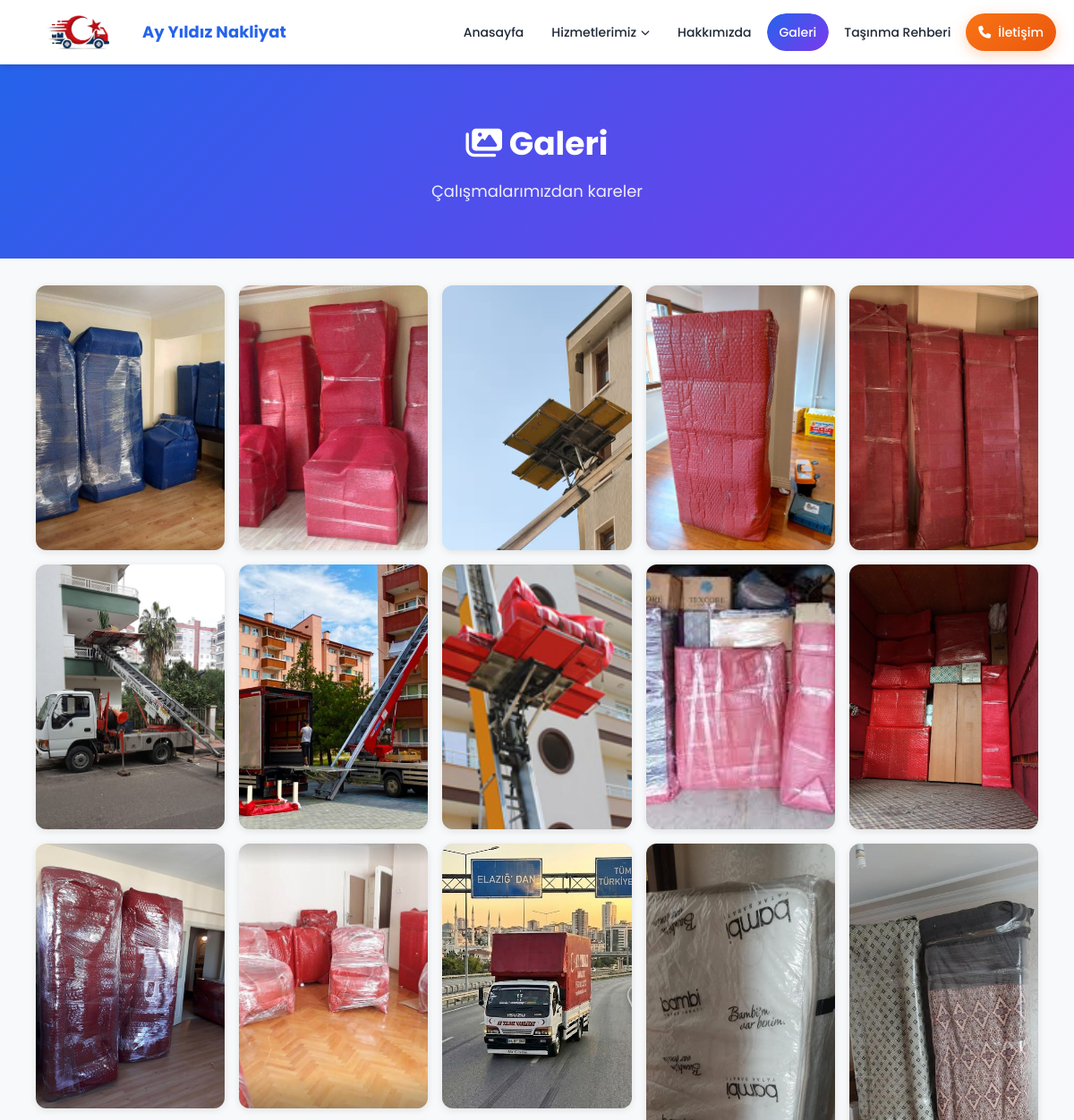
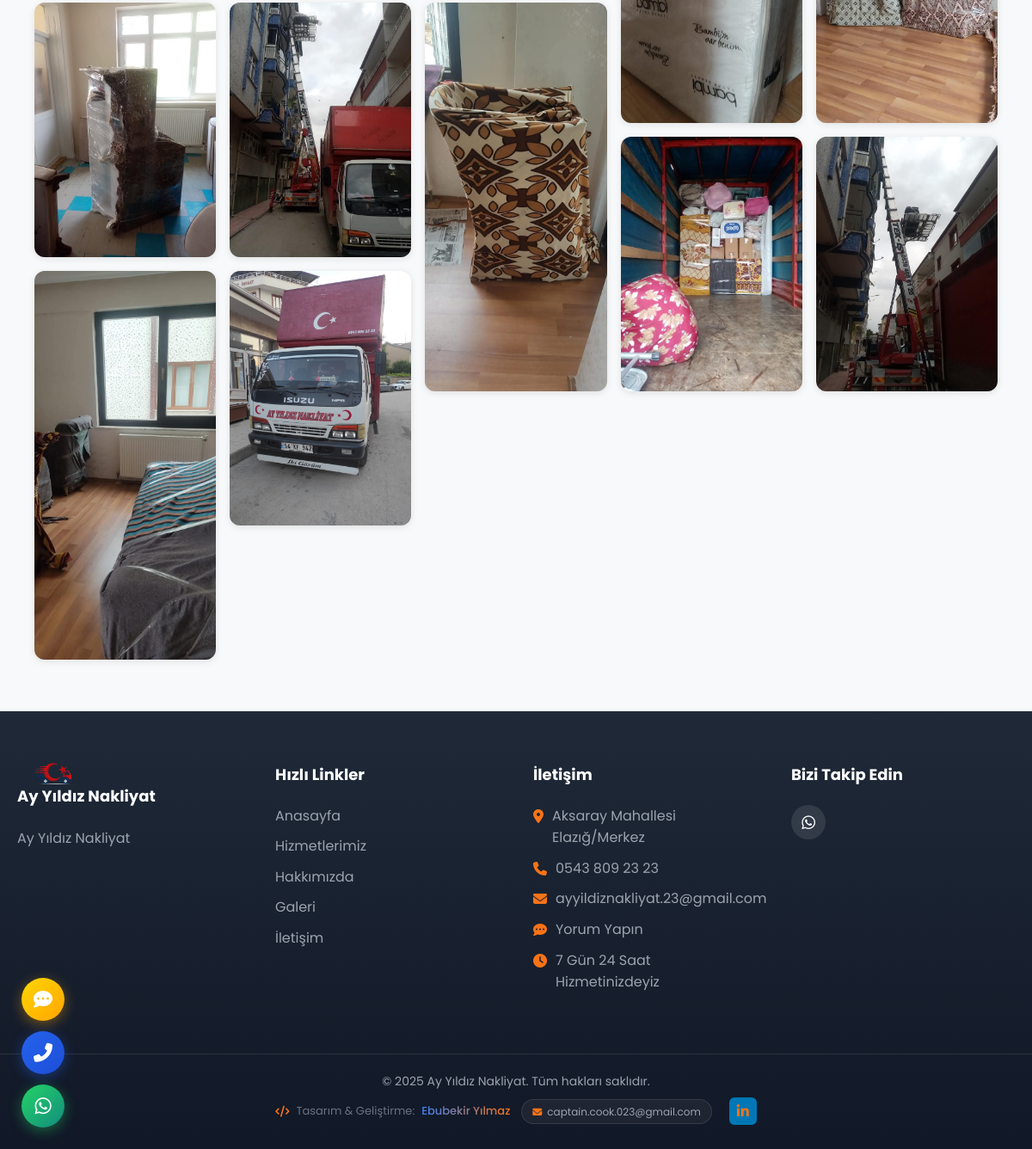
Page /galeri/ on the committed database (2 pictures, top to bottom).
### core/models.py (models this page shows, shortened)
class AboutUs(models.Model):
    title = models.CharField(max_length=200, verbose_name="Başlık")
    short_content = models.TextField(verbose_name="Kısa İçerik (Anasayfa için)", max_length=500)
    full_content = models.TextField(verbose_name="Tam İçerik")
    image = models.ImageField(upload_to='about/', verbose_name="Resim", blank=True, null=True)
    logo = models.ImageField(upload_to='logo/', verbose_name="Logo", blank=True, null=True)
    company_name = models.CharField(max_length=200, verbose_name="Firma Adı", default="Nakliye Firması")
    phone = models.CharField(max_length=20, verbose_name="Telefon", blank=True)
    email = models.EmailField(verbose_name="E-Mail", blank=True)
    address = models.TextField(verbose_name="Adres", blank=True)
    working_hours = models.CharField(max_length=100, verbose_name="Çalışma Saatleri", blank=True)
    facebook = models.URLField(blank=True, verbose_name="Facebook")
    instagram = models.URLField(blank=True, verbose_name="Instagram")
    twitter = models.URLField(blank=True, verbose_name="Twitter")
    whatsapp = models.CharField(max_length=20, blank=True, verbose_name="WhatsApp")
    class Meta:
        verbose_name = "Hakkımızda"
        verbose_name_plural = "Hakkımızda"

class GalleryImage(models.Model):
    title = models.CharField(max_length=200, verbose_name="Başlık", blank=True)
    image = models.ImageField(upload_to='gallery/', verbose_name="Resim")
    order = models.PositiveIntegerField(default=0, verbose_name="Sıra")
    is_active = models.BooleanField(default=True, verbose_name="Aktif")
    class Meta:
        verbose_name = "Galeri Resmi"
        verbose_name_plural = "Galeri Resimleri"
        ordering = ['order']

### core/views.py (the view)
# urls.py: path('galeri/', views.gallery, name='gallery'),
def gallery(request):
    context = {
        'images': GalleryImage.objects.filter(is_active=True),
        'about': get_about_info(),
    }
    return render(request, 'gallery.html', context)

### core/views.py (called while the page is built)
def get_about_info():
    return AboutUs.objects.first()

### custom_admin/context_processors.py (called while the page is built)
def admin_context(request):
    context = {}
    if hasattr(request, 'admin_user'):
        context['unread_count'] = ContactMessage.objects.filter(is_read=False).count()
    return context

### templates/gallery.html (shortened to what this page needs)
{% extends 'base.html' %}
{% load static %}
{% block content %}
<section class="page-header">
    <div class="container">
        <h1><i class="fas fa-images"></i> Galeri</h1>
        <p>Çalışmalarımızdan kareler</p>
    </div>
</section>
<section class="google-gallery-section">
    <div class="google-gallery-container">
        <div class="google-gallery-grid" id="galleryGrid">
            {% if images %}
                {% for image in images %}
                <div class="google-gallery-item" data-index="{{ forloop.counter0 }}" data-src="{{ image.image.url }}" data-title="{{ image.title|default:'Galeri Resmi' }}">
                    <img src="{{ image.image.url }}" alt="{{ image.title|default:'Galeri Resmi' }}" loading="lazy">
                </div>
                {% endfor %}
            {% endif %}
        </div>
    </div>
</section>
{% endblock %}

### templates/base.html (shortened to what this page needs)
{% load static %}
<!DOCTYPE html>
<html lang="tr">
<head>
    <link rel="stylesheet" href="https://cdnjs.cloudflare.com/ajax/libs/font-awesome/6.4.0/css/all.min.css">
    <link rel="stylesheet" href="{% static 'css/style.css' %}">
</head>
<body>
    <header class="header">
        <div class="header-main">
            <div class="container">
                <div class="header-main-content">
                    <div class="logo">
                        <a href="{% url 'home' %}">
                            {% if about.logo %}
                            <img src="{{ about.logo.url }}" alt="{{ about.company_name|default:'Ay Yıldız Nakliyat' }} Logo" class="logo-img">
                            {% else %}
                            <i class="fas fa-truck-moving logo-icon"></i>
                            {% endif %}
                            <h1>{{ about.company_name|default:"Ay Yıldız Nakliyat" }}</h1>
                        </a>
                    </div>
                    <nav class="main-nav" id="mainNav">
                        <ul>
                            <li><a href="{% url 'home' %}" class="nav-link {% if request.resolver_match.url_name == 'home' %}active{% endif %}"><span>Anasayfa</span></a></li>
                            <li class="has-dropdown">
                                <a href="{% url 'services' %}" class="nav-link {% if request.resolver_match.url_name == 'services' %}active{% endif %}">
                                    <span>Hizmetlerimiz</span> <i class="fas fa-chevron-down dropdown-icon"></i>
                                </a>
                            </li>
                            <li><a href="{% url 'about' %}" class="nav-link {% if request.resolver_match.url_name == 'about' %}active{% endif %}"><span>Hakkımızda</span></a></li>
                            <li><a href="{% url 'gallery' %}" class="nav-link {% if request.resolver_match.url_name == 'gallery' %}active{% endif %}"><span>Galeri</span></a></li>
                            <li><a href="{% url 'guide' %}" class="nav-link {% if request.resolver_match.url_name == 'guide' %}active{% endif %}"><span>Taşınma Rehberi</span></a></li>
                            <li><a href="{% url 'contact' %}" class="nav-link contact-btn {% if request.resolver_match.url_name == 'contact' %}active{% endif %}"><i class="fas fa-phone"></i> <span>İletişim</span></a></li>
                        </ul>
                    </nav>
                </div>
            </div>
        </div>
    </header>
    <main class="main-content">
        {% block content %}{% endblock %}
    </main>
    <footer class="footer">
        <div class="footer-main">
            <div class="container">
                <div class="footer-grid">
                    <div class="footer-section">
                        <h3>{% if about.logo %}<img src="{{ about.logo.url }}" alt="Logo" class="footer-logo-img">{% else %}<i class="fas fa-truck-moving"></i>{% endif %} {{ about.company_name|default:"Ay Yıldız Nakliyat" }}</h3>
                        <p>{{ about.short_content|default:"Profesyonel nakliye hizmetleri ile eşyalarınız güvende. Halis Yılmaz yönetiminde güvenilir taşımacılık." }}</p>
                    </div>
                    <div class="footer-section">
                        <h4>Hızlı Linkler</h4>
                        <ul>
                            <li><a href="{% url 'home' %}">Anasayfa</a></li>
                            <li><a href="{% url 'services' %}">Hizmetlerimiz</a></li>
                            <li><a href="{% url 'about' %}">Hakkımızda</a></li>
                            <li><a href="{% url 'gallery' %}">Galeri</a></li>
                            <li><a href="{% url 'contact' %}">İletişim</a></li>
                        </ul>
                    </div>
                    <div class="footer-section">
                        <h4>İletişim</h4>
                        <ul class="contact-list">
                            <li><i class="fas fa-map-marker-alt"></i> {{ about.address|default:"Elazığ, Türkiye" }}</li>
                            <li><i class="fas fa-phone"></i> <a href="tel:+905438092323">0543 809 23 23</a></li>
                            <li><i class="fas fa-envelope"></i> <a href="mailto:ayyildiznakliyat.23@gmail.com">ayyildiznakliyat.23@gmail.com</a></li>
                            <li><i class="fas fa-comment-dots"></i> <a href="https://g.page/r/Cdt73wzSYC82EAE/review" target="_blank">Yorum Yapın</a></li>
                            <li><i class="fas fa-clock"></i> 7 Gün 24 Saat Hizmetinizdeyiz</li>
                        </ul>
                    </div>
                    <div class="footer-section">
                        <h4>Bizi Takip Edin</h4>
                        <div class="footer-social">
                            <a href="https://wa.me/905438092323" target="_blank" title="WhatsApp"><i class="fab fa-whatsapp"></i></a>
                        </div>
                    </div>
                </div>
            </div>
        </div>
        <div class="footer-bottom">
            <div class="container">
                <p>&copy; 2025 {{ about.company_name|default:"Ay Yıldız Nakliyat" }}. Tüm hakları saklıdır.</p>
                <p class="developer-credit">
                    <i class="fas fa-code"></i> Tasarım & Geliştirme: <span>Ebubekir Yılmaz</span>
                    <a href="mailto:captain.cook.023@gmail.com" class="developer-email">
                        <i class="fas fa-envelope"></i> captain.cook.023@gmail.com
                    </a>
                    <a href="https://www.linkedin.com/in/ebubekir-y%C4%B1lmaz-2691913a8" target="_blank" class="developer-linkedin" title="LinkedIn Profili">
                        <i class="fab fa-linkedin-in"></i>
                    </a>
                </p>
            </div>
        </div>
    </footer>
    <div class="floating-buttons">
        <a href="https://g.page/r/Cdt73wzSYC82EAE/review" target="_blank" class="float-btn review-float" title="Google'da Yorum Yapın">
            <i class="fas fa-comment-dots"></i>
        </a>
        <a href="tel:+905438092323" class="float-btn phone-float" title="Hemen Arayın">
            <i class="fas fa-phone-alt"></i>
        </a>
        <a href="https://wa.me/{{ about.whatsapp|default:'905438092323' }}?text=Merhaba%20sitenizden%20ulaştım%20fiyat%20bilgisi%20almak%20istiyorum." target="_blank" class="float-btn whatsapp-float" title="WhatsApp ile iletişime geçin">
            <i class="fab fa-whatsapp"></i>
        </a>
    </div>
</body>
</html>

### templates/gallery.html (style rules this page uses)
.google-gallery-section { padding: 30px 0 60px; background: #f8f9fa; min-height: calc(100vh - 300px); }
.google-gallery-container { max-width: 1400px; margin: 0 auto; padding: 0 60px; }
.google-gallery-grid { display: grid; grid-template-columns: repeat(auto-fill, minmax(220px, 1fr)); grid-auto-rows: 10px; gap: 16px; }
.google-gallery-item { position: relative; border-radius: 12px; overflow: hidden; cursor: pointer; background: #e0e0e0; transition: all 0.3s ease; box-shadow: 0 2px 8px rgba(0,0,0,0.1); }
.google-gallery-item img { width: 100%; height: 100%; object-fit: cover; display: block; transition: transform 0.4s ease; }
@media (max-width: 1200px) { .google-gallery-container { max-width: 1200px; padding: 0 40px; } }
@media (max-width: 1200px) { .google-gallery-grid { grid-template-columns: repeat(auto-fill, minmax(200px, 1fr)); } }

### rows in the picture
AboutUs: logo (picture), company_name "Ay Yıldız Nakliyat", short_content "Ay Yıldız Nakliyat", address "Aksaray Mahallesi Elazığ/Merkez"
GalleryImage: image (picture)
GalleryImage: image (picture)
GalleryImage: image (picture)
GalleryImage: image (picture)
GalleryImage: image (picture)
GalleryImage: image (picture)
GalleryImage: image (picture)
GalleryImage: image (picture)
GalleryImage: image (picture)
GalleryImage: image (picture)
GalleryImage: image (picture)
GalleryImage: image (picture)
GalleryImage: image (picture)
GalleryImage: image (picture)
GalleryImage: image (picture)
GalleryImage: image (picture)
GalleryImage: image (picture)
GalleryImage: image (picture)
GalleryImage: image (picture)
GalleryImage: image (picture)
GalleryImage: image (picture)
GalleryImage: image (picture)
